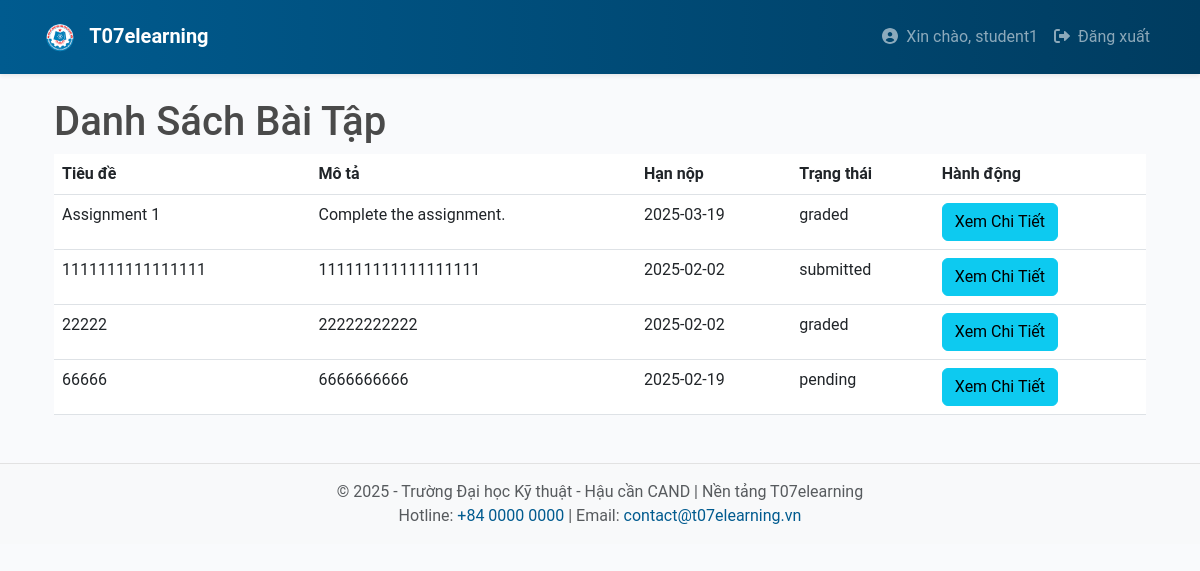
The page /student/view_assignments (signed in) on the database as committed earlier.
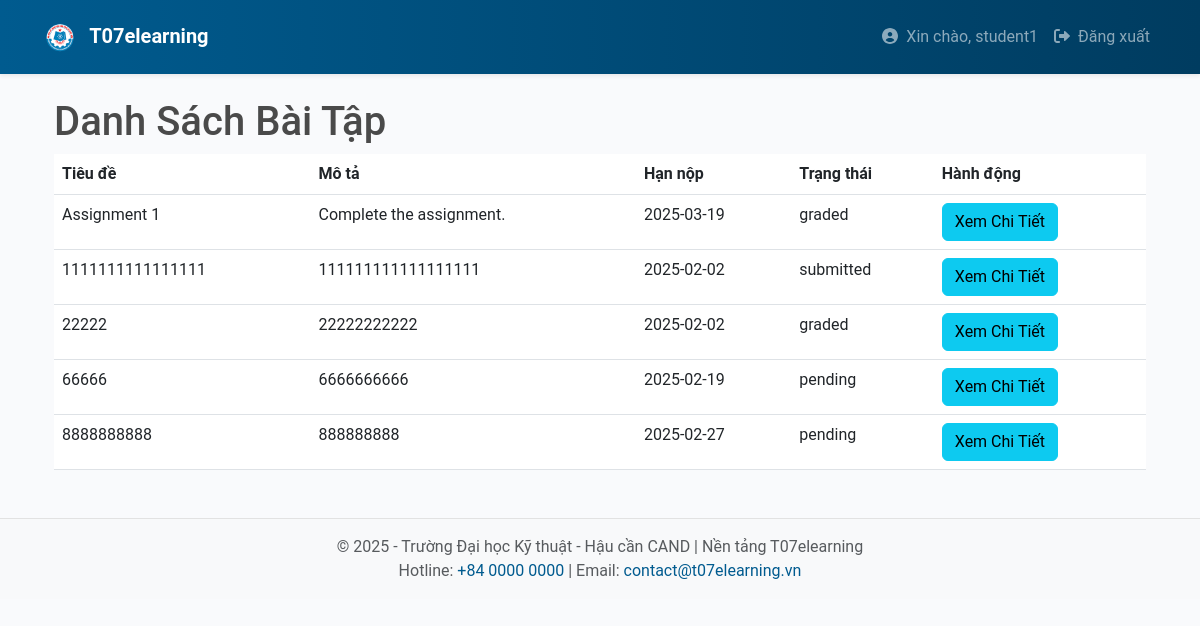
The same page on the database as committed later.
### app/models.py (models this page shows, shortened)
class User(UserMixin, db.Model):
    __tablename__ = 'users'
    id = db.Column(db.Integer, primary_key=True)
    username = db.Column(db.String(64), unique=True, nullable=False)
    email = db.Column(db.String(120), unique=True, nullable=False)
    password_hash = db.Column(db.String(128), nullable=False)
    registered_on = db.Column(db.DateTime, default=datetime.utcnow)
    last_seen = db.Column(db.DateTime, default=datetime.utcnow, onupdate=datetime.utcnow)
    roles = db.relationship('Role', secondary='user_roles', back_populates='users')
    enrollments = db.relationship('Enrollment', backref='student', lazy='dynamic')
    submissions = db.relationship('Submission', backref='student', lazy='dynamic')
    notifications = db.relationship('Notification', backref='user', lazy='dynamic')
    def is_student(self):
        return any(role.name == 'student' for role in self.roles)

class Submission(db.Model):
    __tablename__ = 'submissions'
    id = db.Column(db.Integer, primary_key=True)
    assignment_id = db.Column(db.Integer, db.ForeignKey('assignments.id'), nullable=False)
    student_id = db.Column(db.Integer, db.ForeignKey('users.id'), nullable=False)
    submission_date = db.Column(db.DateTime, default=datetime.utcnow)
    file_url = db.Column(db.String(512), nullable=True)
    grade = db.Column(db.Float, nullable=True)
    feedback = db.Column(db.Text, nullable=True)
    status = db.Column(db.String(64), nullable=False, default='pending')
    answer = db.Column(db.Text, nullable=True)
    assignment = db.relationship('Assignment', back_populates='submissions')

class Assignment(db.Model):
    __tablename__ = 'assignments'
    id = db.Column(db.Integer, primary_key=True)
    class_id = db.Column(db.Integer, db.ForeignKey('classes.id'), nullable=False)
    title = db.Column(db.String(128), nullable=False)
    description = db.Column(db.Text, nullable=True)
    due_date = db.Column(db.DateTime, nullable=False)
    max_attempts = db.Column(db.Integer, default=1)
    created_on = db.Column(db.DateTime, default=datetime.utcnow)
    attachment_url = db.Column(db.String(512), nullable=True)
    submissions = db.relationship('Submission', back_populates='assignment')

### app/student/routes.py (the view)
@bp.route('/view_assignments')
@login_required
def view_assignments():
    if not current_user.is_student():  # Check if the user is a student
        flash('Bạn không có quyền truy cập trang này.', 'danger')
        return redirect(url_for('main.index'))  # Redirect to main page
    submissions = Submission.query.filter_by(student_id=current_user.id).all()
    return render_template('student/assignments.html', submissions=submissions)

### app/templates/student/assignments.html
{% extends "base.html" %}
{% block content %}
<div class="container">
    <h1>Danh Sách Bài Tập</h1>
    <table class="table">
        <thead>
            <tr>
                <th>Tiêu đề</th>
                <th>Mô tả</th>
                <th>Hạn nộp</th>
                <th>Trạng thái</th>
                <th>Hành động</th>
            </tr>
        </thead>
        <tbody>
            {% for submission in submissions %}
            <tr>
                <td>{{ submission.assignment.title }}</td>
                <td>{{ submission.assignment.description }}</td>
                <td>{{ submission.assignment.due_date.strftime('%Y-%m-%d') }}</td>
                <td>{{ submission.status }}</td>
                <td>
                    <a href="{{ url_for('student.view_assignment', assignment_id=submission.assignment.id) }}" class="btn btn-info">Xem Chi Tiết</a>
                </td>
            </tr>
            {% endfor %}
        </tbody>
    </table>
</div>
{% endblock %}

### app/templates/base.html (shortened to what this page needs)
<!DOCTYPE html>
<html lang="vi">
<head>
  <link rel="stylesheet" href="https://cdn.jsdelivr.net/npm/bootstrap@5.3.0/dist/css/bootstrap.min.css">
  <link rel="stylesheet" href="{{ url_for('static', filename='css/main.css') }}">
</head>
<body>
  <nav class="navbar navbar-expand-lg navbar-dark bg-t07 py-3 shadow-sm">
    <div class="container">
      <a class="navbar-brand fw-bold" href="{{ url_for('main.index') }}">
        <img src="{{ url_for('static', filename='images/logo.png') }}" alt="T07 Logo" height="30" class="me-2">
        T07elearning
      </a>
      <div class="collapse navbar-collapse" id="mainNav">
        <ul class="navbar-nav ms-auto">
          {% if current_user.is_authenticated %}
            <li class="nav-item">
              <a class="nav-link" href="#">
                <i class="fas fa-user-circle me-1"></i> Xin chào, {{ current_user.username }}
              </a>
            </li>
            <li class="nav-item">
              <a class="nav-link" href="{{ url_for('auth.logout') }}">
                <i class="fas fa-sign-out-alt me-1"></i> Đăng xuất
              </a>
            </li>
          {% endif %}
        </ul>
      </div>
    </div>
  </nav>
  <div class="container my-4">
    {% block content %}
    {% endblock %}
  </div>
  <footer class="bg-light py-3 footer-t07 mt-5">
    <div class="container text-center text-muted">
      <p class="mb-0">&copy; 2025 - Trường Đại học Kỹ thuật - Hậu cần CAND | Nền tảng T07elearning</p>
      <p class="mb-0">Hotline: <a href="tel:+8400000000">+84 0000 0000</a> | Email: <a href="mailto:contact@t07elearning.vn">contact@t07elearning.vn</a></p>
    </div>
  </footer>
</body>
</html>

### app/static/css/main.css (style rules this page uses)
* { box-sizing: border-box; }
body { font-family: "Roboto", sans-serif; background-color: #f9fafc; color: #4a4a4a; }
.bg-t07 { background: linear-gradient(90deg, #005b8f 0%, #003c60 100%); }
.footer-t07 { border-top: 1px solid #e2e2e2; }
.footer-t07 a { color: #005b8f; text-decoration: none; }

Rows that differ between the two databases and show on the page:
added Submission: assignment "8888888888", assignment.description "888888888", assignment.due_date "2025-02-27", status "pending"
